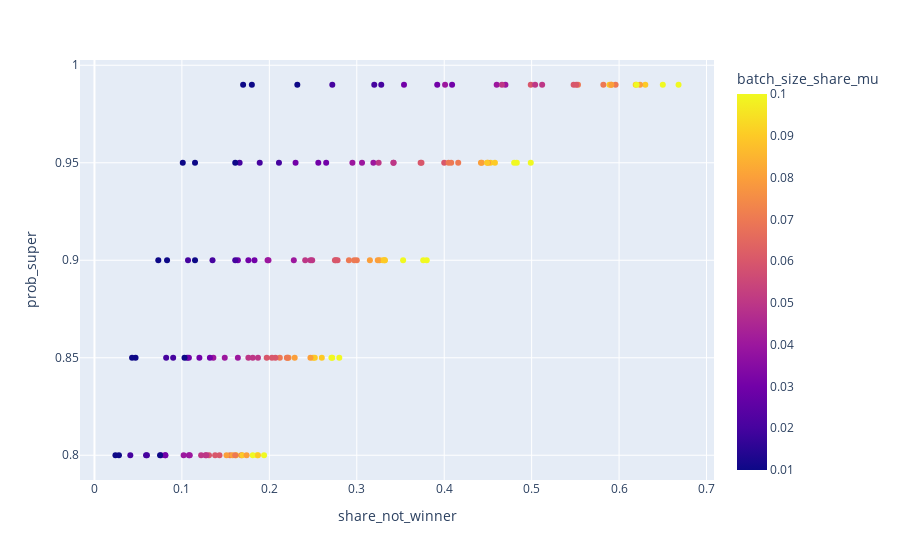

The notebook cell saved with this chart:
### Code cell
plot_df = thompson_results_df.query("""mde == '0' & multi_armed == 'True'""").reset_index()[
    ['share_not_winner', "prob_super",'batch_size_share_mu']].astype(float)
fig = px.scatter(plot_df, x="share_not_winner", y="prob_super", color="batch_size_share_mu")
fig.show()

### Figure 1 — Plotly figure (JSON) as saved in the notebook; plotly's stock layout.template omitted (floating-point values rounded to 4 significant figures; data arrays with more than 128 entries replaced by an {"elided": "..."} marker saying what was removed)
{"data": [{"hovertemplate": "share_not_winner=%{x}<br>prob_super=%{y}<br>batch_size_share_mu=%{marker.color}<extra></extra>", "legendgroup": "", "marker": {"color": {"elided": "150 float values"}, "coloraxis": "coloraxis", "symbol": "circle"}, "mode": "markers", "name": "", "orientation": "v", "showlegend": false, "type": "scatter", "x": {"elided": "150 float values"}, "xaxis": "x", "y": {"elided": "150 float values"}, "yaxis": "y"}], "layout": {"coloraxis": {"colorbar": {"title": {"text": "batch_size_share_mu"}}, "colorscale": [[0, "#0d0887"], [0.1111, "#46039f"], [0.2222, "#7201a8"], [0.3333, "#9c179e"], [0.4444, "#bd3786"], [0.5556, "#d8576b"], [0.6667, "#ed7953"], [0.7778, "#fb9f3a"], [0.8889, "#fdca26"], [1, "#f0f921"]]}, "legend": {"tracegroupgap": 0}, "margin": {"t": 60}, "xaxis": {"anchor": "y", "domain": [0, 1], "title": {"text": "share_not_winner"}}, "yaxis": {"anchor": "x", "domain": [0, 1], "title": {"text": "prob_super"}}}}
